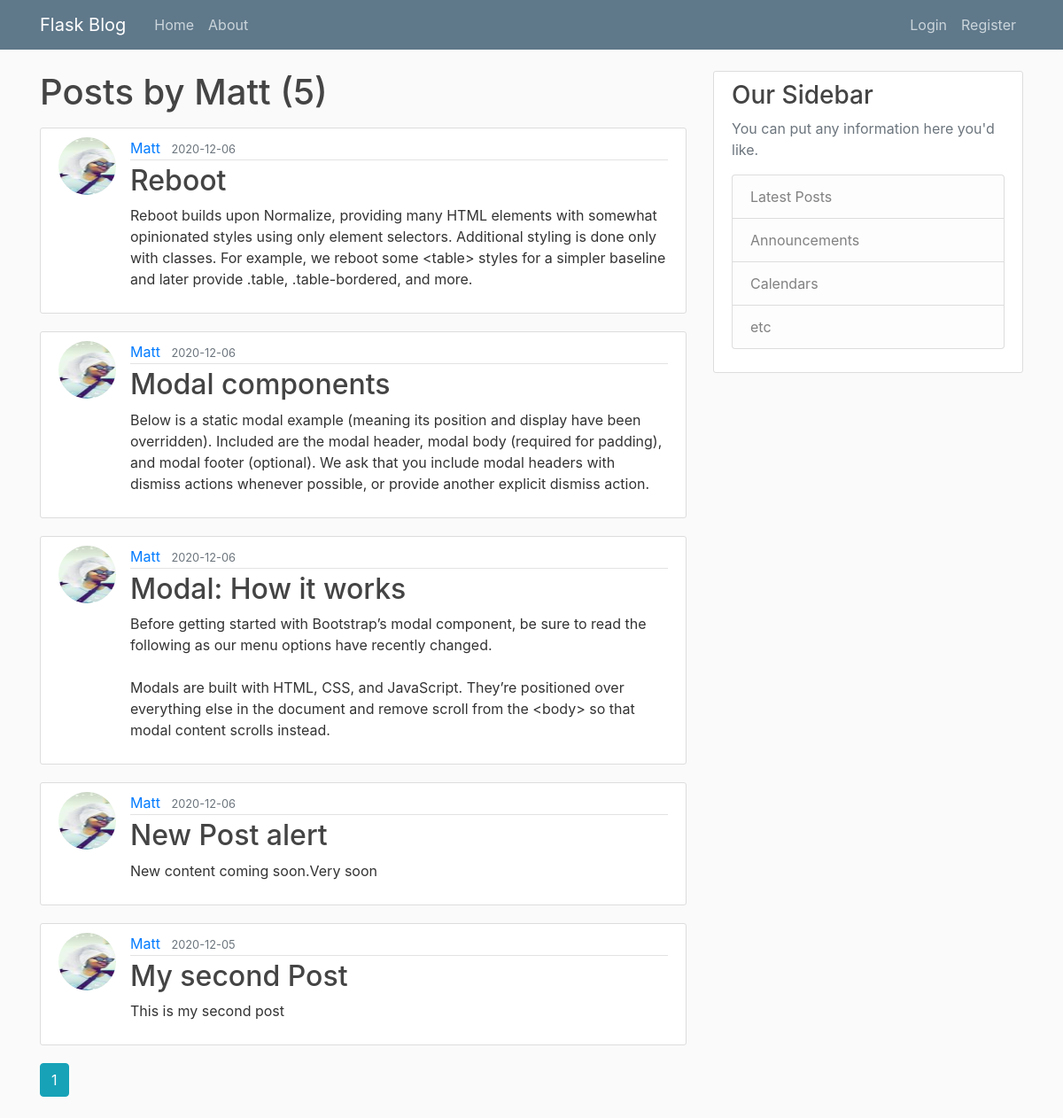
The page /user/Matt on the database its author committed.
### flaskblog/models.py (models this page shows, shortened)
class User(db.Model, UserMixin):
    id = db.Column(db.Integer, primary_key=True)
    username = db.Column(db.String(20), unique=True, nullable=False)
    email = db.Column(db.String(120), unique=True, nullable=False)
    image_file = db.Column(db.String(20), nullable=False, default='default.jpg')
    password = db.Column(db.String(60), nullable=False)
    posts = db.relationship('Post', backref='author', lazy=True)

class Post(db.Model):
    id = db.Column(db.Integer, primary_key=True)
    title = db.Column(db.String(100), nullable=False)
    date_posted = db.Column(db.DateTime, nullable=False, default=datetime.utcnow)
    content = db.Column(db.Text, nullable=False)
    user_id = db.Column(db.Integer, db.ForeignKey('user.id'), nullable=False)

### flaskblog/routes.py (the view)
@app.route("/user/<string:username>")
def user_posts(username):
    page = request.args.get('page', 1, type=int)
    user = User.query.filter_by(username=username).first_or_404()
    posts = Post.query.filter_by(author=user).order_by(Post.date_posted.desc()).paginate(page=page, per_page=5)
    return render_template('user_posts.html', posts=posts, user=user)

### flaskblog/templates/user_posts.html
{% extends 'layout.html' %}
{% block content %}
  <h1 class="mb-3"> Posts by {{ user.username }} ({{ posts.total }})</h1>
  {% for post in posts.items %}
    <article class="media content-section">
      <img class ='rounded-circle article-img' src = "{{ url_for('static', filename= 'profile_pics/' +
      post.author.image_file) }}">
	  <div class="media-body">
	    <div class="article-metadata">
	      <a class="mr-2" href=" {{ url_for('user_posts', username=post.author.username) }} ">{{ post.author.username }}</a>
	      <small class="text-muted">{{ post.date_posted.strftime('%Y-%m-%d') }}</small>
	    </div>
	    <h2><a class="article-title" href="{{ url_for('post',  post_id = post.id) }}">{{ post.title }}</a></h2>
	    <p class="article-content">{{ post.content }}</p>
	  </div>
	</article>
  {% endfor %}
  {% for page_num in posts.iter_pages( left_edge =3, right_edge=3, right_current=4, left_current=3) %}
	  {% if page_num %}
		 {% if posts.page == page_num %}
		     <a class="btn btn-info mb-4" href="{{ url_for('user_posts', username=user.username, page=page_num) }}">{{ page_num }}</a>
		 {% else %}
		     <a class="btn btn-outline-info mb-4" href="{{ url_for('user_posts', username=user.username, page=page_num) }}">{{ page_num }}</a>
		 {% endif %}
	  {% else %}
	      ...
	  {% endif %}
  {% endfor %}
{% endblock content%}

### flaskblog/static/main.css (style rules this page uses)
body { background: #fafafa; color: #333333; margin-top: 5rem; }
h1, h2, h3, h4, h5, h6 { color: #444444; }
.content-section { background: #ffffff; padding: 10px 20px; border: 1px solid #dddddd; border-radius: 3px; margin-bottom: 20px; }
.article-title { color: #444444; }
.article-content { white-space: pre-line; }
.article-img { height: 65px; width: 65px; margin-right: 16px; }
.article-metadata { padding-bottom: 1px; margin-bottom: 4px; border-bottom: 1px solid #e3e3e3 }

### rows shown on the page
User: username "Matt"
Post: image_file (picture), author.username "Matt", date_posted "2020-12-06", title "Reboot", content "Reboot builds upon Normalize, providing many HTML elements with somewhat opinionated styles using only element selectors. Additional styling is done only with classes. For example, we reboot some <table> styles for a simpler baseline and later provide .table, .table-bordered, and more."
Post: image_file (picture), author.username "Matt", date_posted "2020-12-06", title "Modal components", content "Below is a static modal example (meaning its position and display have been overridden). Included are the modal header, modal body (required for padding), and modal footer (optional). We ask that you include modal headers with dismiss actions whenever possible, or provide another explicit dismiss action."
Post: image_file (picture), author.username "Matt", date_posted "2020-12-06", title "Modal: How it works", content "Before getting started with Bootstrap’s modal component, be sure to read the following as our menu options have recently changed. Modals are built with HTML, CSS, and JavaScript. They’re positioned over everything else in the document and remove scroll from the <body> so that modal content scrolls instead."
Post: image_file (picture), author.username "Matt", date_posted "2020-12-06", title "New Post alert", content "New content coming soon.Very soon"
Post: image_file (picture), author.username "Matt", date_posted "2020-12-05", title "My second Post", content "This is my second post"

### other values the page prints
{{ posts.total }} "5"
{{ page_num }} "1"
